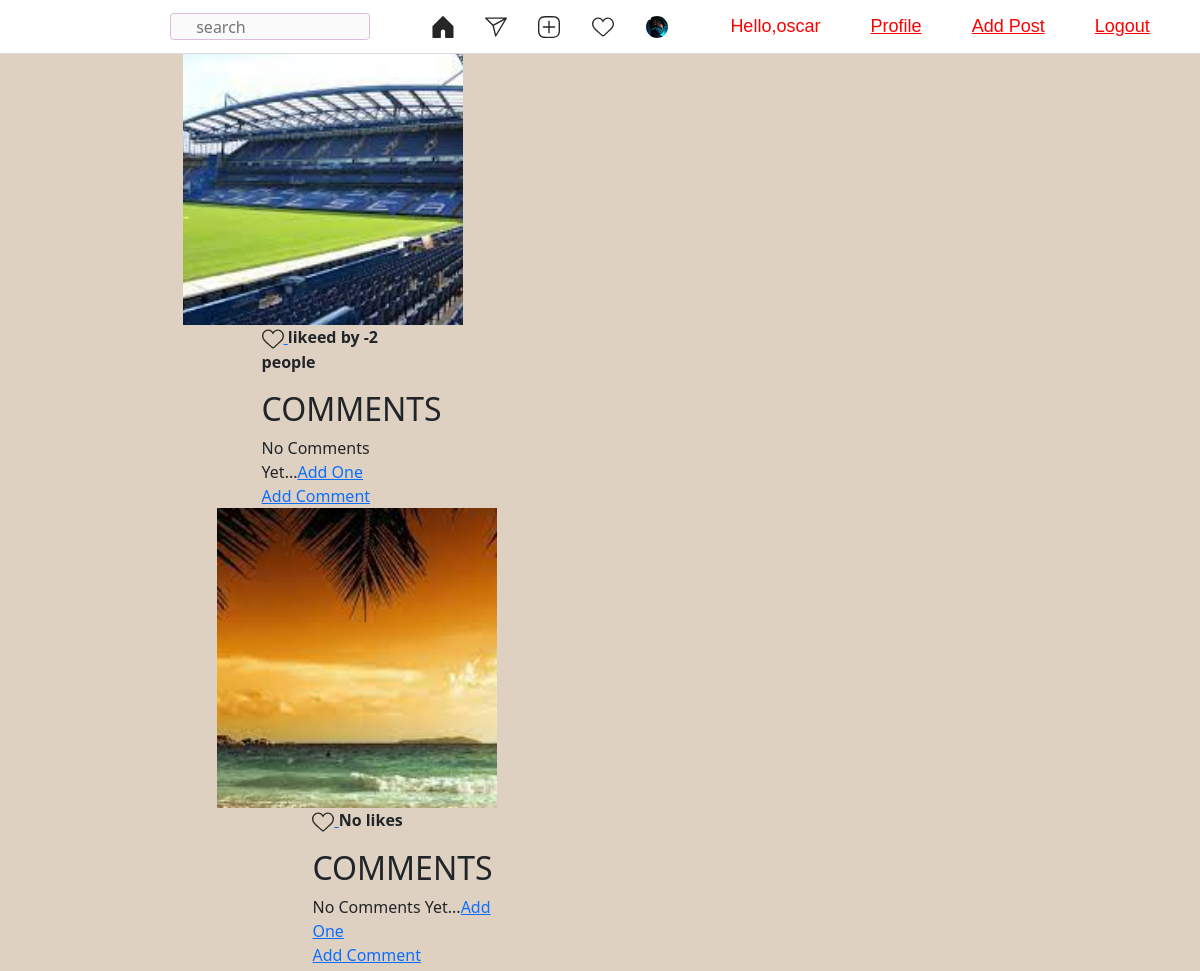
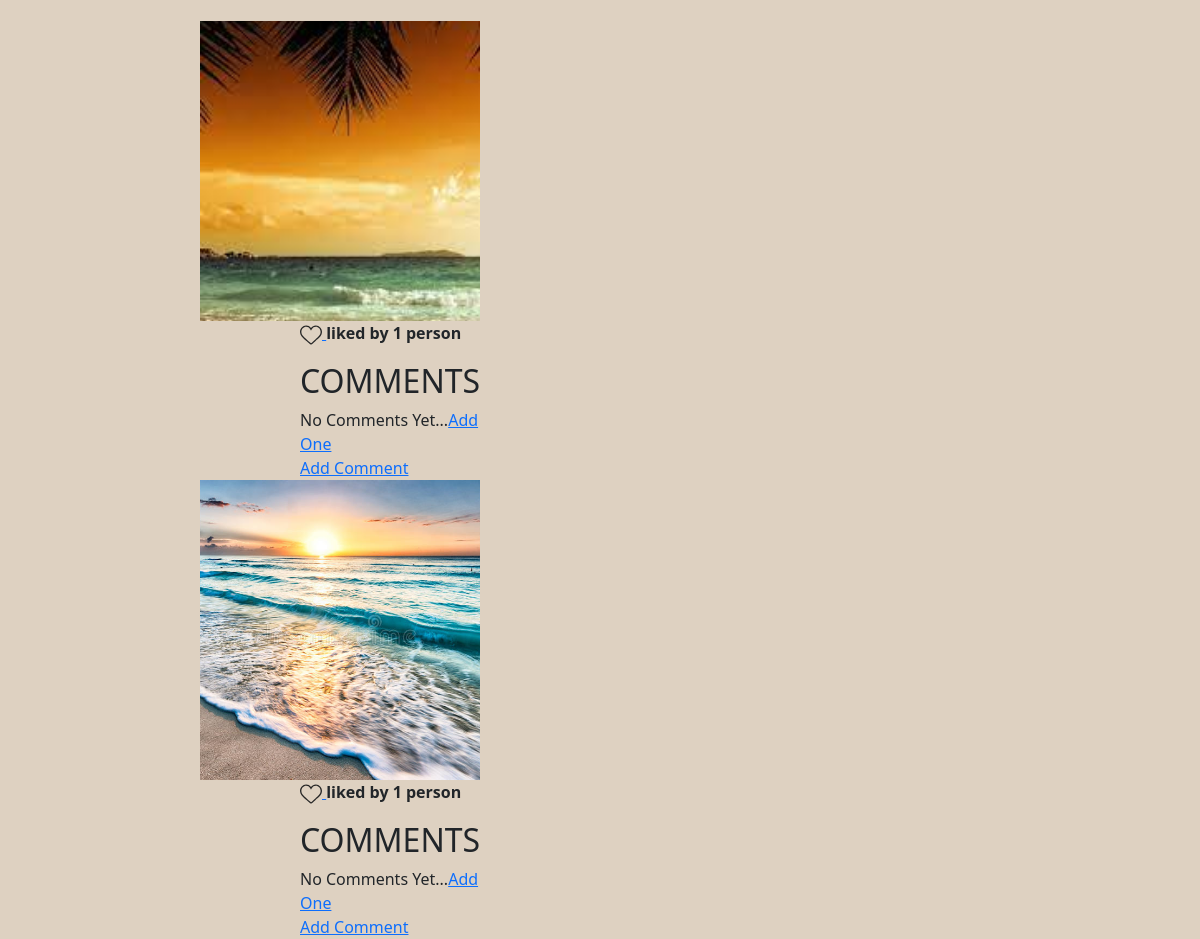
The app's page / (signed in) with its own data (2 pictures, top to bottom).
### gram/models.py (models this page shows, shortened)
class Post(models.Model):
    author = models.ForeignKey('auth.User',on_delete=models.CASCADE)
    image = models.ImageField(blank=True,null=True)
    caption = models.TextField()
    date = models.DateTimeField(default=timezone.now)
    created = models.DateTimeField(auto_now_add=True)
    likes = models.IntegerField(default=0)
    comments = models.IntegerField(default=0)
    class Meta:
      ordering = ['-created']

### gram/views.py (the view)
# urls.py: path('',views.insta,name='instagram'),
@login_required(login_url='login')
def insta(request):
    picture = Profile.objects.all()
    images = Post.objects.all()
    return render(request,'instagram/insta.html',{'images': images,'picture':picture})

### gram/templates/instagram/insta.html (shortened to what this page needs)
{% load static %}
<!DOCTYPE html>
<html lang="en">
<head>
    <link href="https://cdn.jsdelivr.net/npm/bootstrap@5.2.0-beta1/dist/css/bootstrap.min.css"
      rel="stylesheet"
>
    <link rel="stylesheet" href="{% static 'css/insta.css' %}">
</head>
<body>
    <nav class ="nav">
            <div class="logo" style="padding-top: 8px;padding-right: 110px;">
            </div>
            <div class="search">
                <input style="border:1px solid #dbd;background-color:#fafafa;height: 27px;width:12.5rem;border-radius:3.5px;padding-left: 25px;font-family:'Segoe UI', Tahoma, Geneva, Verdana, sans-serif;"
                type="text" placeholder="search">
            </div>
            <div class="icons">
                <div class="home">
                </div>
                <div class="send">
                </div>
                <div class="add">
                </div>
                <div class="heart">
                </div>
                <div class="profile-img">
                   <div> <span style="width:22px;height:22px; border: 1px solid #fafafa;">
                           <img style="width:22px;height:22px;border-radius: 100%;" src="/media/default.jpg" alt="">
                       </span>
                   </div>
            </div>
        </div>
        <span class="hello">Hello,{{request.user}}</span>
        <span><a class="hello" href="{% url 'profile' %}">Profile</a></span>
        <span><a class="hello" href="{% url 'post' %}">Add Post</a></span>
        <span><a class="hello" href="{% url 'logout' %}">Logout</a></span>
    </nav>
    <div class="status-wrapper">
<div class="post">
    <div class="col-md-10">
        <div class="row">
       {% for post in images %}
            <div class="col-md-8">
                <div class="media">
                    <img class="image-thumbnail" src="{{post.image.url}}" alt="">
                <div class="media footer" >
                    <a href="/like-post?post_id={{post.id}}">
                   </a>
                   {% if post.likes == 0 %}
                   <strong>No likes</strong>
                   {% elif post.likes == 1 %}
                <strong>liked by {{post.likes}} person</strong>
                   {% else %}
                <strong>likeed by {{post.likes}} people</strong>
                   {% endif %}
                <h2> COMMENTS</h2>
                {% if not post.comments.all %}
                     No Comments Yet...<a href="#">Add One</a>
                {% endif %}
                <br/>
                <a href="{% url 'add_comment' post.pk %}">Add Comment </a>
                <br/>
                </div>
              </div>
            </div>
        </div>
    </div>
{% endfor %}
</body>
</html>

### gram/static/css/insta.css (style rules this page uses)
* { margin: 0; padding: 0; }
body { background-color: #ded1c1; background-position: center; background-size: contain; background-attachment: fixed; align-items: center; float: left; width: 100%; margin: 0; padding: 0; overflow-x: hidden; }
.nav { position: absolute; width: 100%; height: 54px; top: 0; background-color: #ffffff; border-bottom: 1px solid #dbdbdb; display: flex; justify-content: space-evenly; align-items: center; }
.icons { width: 300px; display: flex; justify-content: space-evenly; }
.logo, .home, .send, .create, .add, .heart, .profile-img { cursor: pointer; }
.post { border: 10px solid transparent; padding: 15px; border-image: url(border.png) 30 stretch; }

### gram/templates/instagram/insta.html (style rules this page uses)
.nav { font-family: 'Exo 2', sans-serif; }
.image-thumbnail { justify-content: space-between; object-fit: cover; width: 280px; height: 300px; }
.media { display: block; margin-left: auto; margin-right: auto; width: 50%; }
.hello { font-size: 18px; color: red; margin-right: 20px ; }

### records on screen
Post: image (picture), likes "-2", comments "No Comments Yet..."
Post: image (picture), likes "No likes", comments "No Comments Yet..."
Post: image (picture), likes "1", comments "No Comments Yet..."
Post: image (picture), likes "1", comments "No Comments Yet..."

### other values on screen
{{ request.user }} "oscar"
